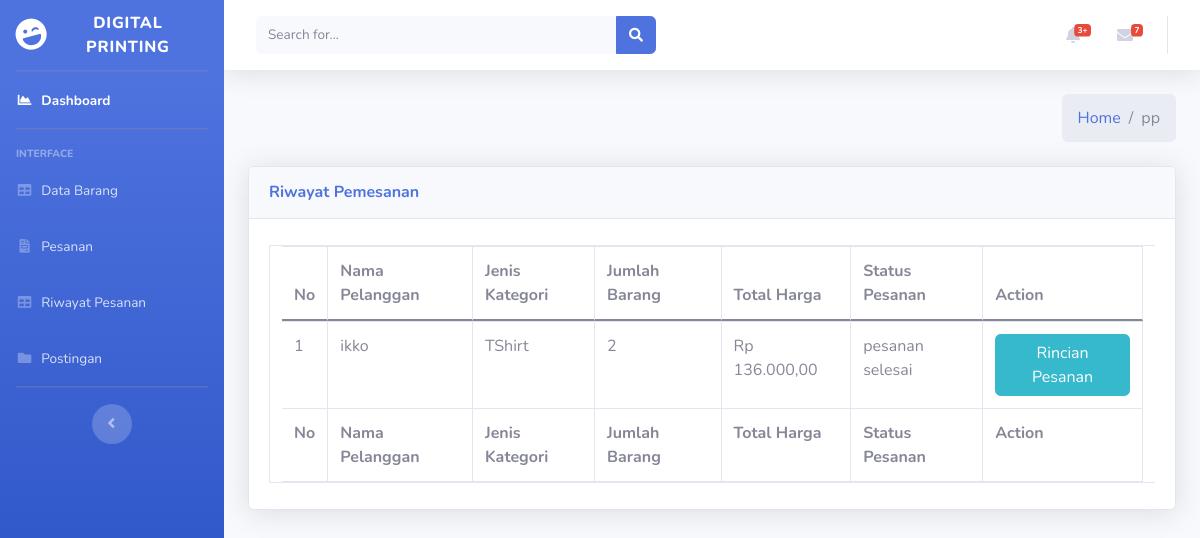
/index.php/admin/HistoriPesanan, run on an earlier commit of the app's database.
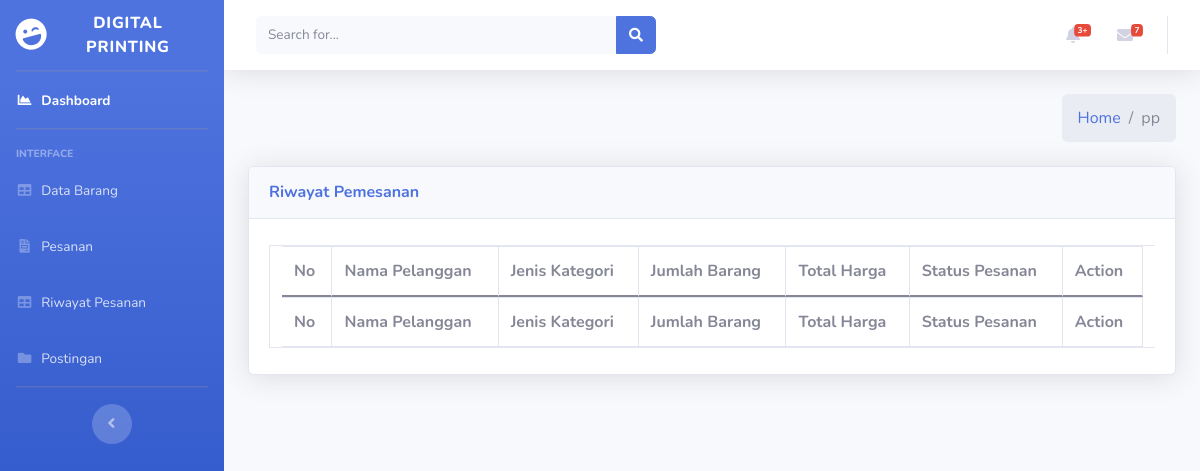
And on a later commit of the database.
### tables this page shows
CREATE TABLE `pemesanan` (
  `id_pesanan` int(11) NOT NULL,
  `id_barang` int(11) NOT NULL,
  `id_kategori` int(11) NOT NULL,
  `ukuran_s` int(11) NOT NULL,
  `ukuran_m` int(11) NOT NULL,
  `ukuran_l` int(11) NOT NULL,
  `ukuran_xl` int(11) NOT NULL,
  `ukuran_xxl` int(11) NOT NULL,
  `ukuran_3xl` int(11) NOT NULL,
  `jumlah_barang` int(11) NOT NULL,
  `harga_paket` int(11) NOT NULL,
  `total_harga` int(250) NOT NULL,
  `status_pesanan` varchar(250) NOT NULL,
  `tanggal_checkout` date DEFAULT NULL,
  `desain_produk` varchar(250) NOT NULL,
  `id_user` int(11) NOT NULL,
  `id_bayar` int(11) NOT NULL
);

CREATE TABLE `user` (
  `id_user` int(11) NOT NULL,
  `role_id` int(11) NOT NULL,
  `username` varchar(255) NOT NULL,
  `email` varchar(255) NOT NULL,
  `password` varchar(255) NOT NULL,
  `alamat` varchar(255) NOT NULL,
  `created_at` varchar(255) NOT NULL,
  `status` int(11) NOT NULL
);

CREATE TABLE `kategori` (
  `id_kategori` int(11) NOT NULL,
  `nama_kategori` varchar(250) NOT NULL,
  `gambar_kategori` varchar(250) NOT NULL,
  `list_paket` varchar(250) NOT NULL
);

CREATE TABLE `pembayaran` (
  `id_bayar` int(11) NOT NULL,
  `id_user` int(11) NOT NULL,
  `tanggal_bayar` varchar(250) NOT NULL,
  `total_bayar` int(250) NOT NULL,
  `nama_pemesan` varchar(250) NOT NULL,
  `email` varchar(250) NOT NULL,
  `phone` varchar(250) NOT NULL,
  `alamat_rumah` varchar(250) NOT NULL,
  `jenis_bayar` int(11) NOT NULL,
  `bukti_bayar` varchar(250) NOT NULL,
  `bukti_dp` varchar(250) DEFAULT NULL,
  `notes` varchar(250) NOT NULL,
  `penilaiian` int(12) NOT NULL
);

### application/controllers/Admin.php (called while the page is built, shortened)
<?php
class Admin extends CI_Controller
{
    public function __construct()
    {
        $this->load->model('Admin_model');
    }
    public function HistoriPesanan()
    {
        $data['title'] = 'Riwayat Pesanan';
        $data['admindata'] = $this->Admin_model->getAdmin();
        $data['pesanan'] = $this->Admin_model->getAllPesanan();
        $this->load->view('templates/header', $data);
        $this->load->view('templates/sidebar', $data);
        $this->load->view('admin/historiPesanan', $data);
        $this->load->view('templates/footer', $data);
    }
}

### index.php (called while the page is built, shortened)
<?php
require_once BASEPATH.'core/CodeIgniter.php';

### application/models/Admin_model.php (called while the page is built, shortened)
<?php
class Admin_model extends CI_model
{
    public function getAllPesanan()
    {
        $this->db->select('*, SUM(jumlah_barang) jmlBarang');
        $this->db->from('pembayaran');
        $this->db->join('pemesanan', 'pembayaran.id_bayar = pemesanan.id_bayar');
        $this->db->join('kategori', 'pemesanan.id_kategori = kategori.id_kategori');
        $this->db->join('user', 'user.id_user = pemesanan.id_user');
        $this->db->where('pemesanan.id_bayar !=', 0);
        $this->db->group_by('pemesanan.id_bayar');
        return $this->db->get()->result_array();
    }
}

### application/views/admin/historiPesanan.php (the view, shortened to what this page needs)
<div class="content-wrapper">
    <div class="content-header">
        <div class="container-fluid">
            <div class="row mb-2">
                <div class="col-sm-6">
                </div>
                <div class="col-sm-6">
                    <ol class="breadcrumb float-sm-right">
                        <li class="breadcrumb-item"><a href="<?php echo base_url(
                            'Barang/index/'
                        ); ?>">Home</a></li>
                        <li class="breadcrumb-item active">pp</li>
                    </ol>
                </div>
            </div>
        </div>
    </div>
    <div class="content">
        <div class="container-fluid">
            <div class="card shadow mb-4">
                <div class="card-header py-3">
                    <h6 class="m-0 font-weight-bold text-primary">Riwayat Pemesanan</h6>
                </div>
                <div class="card-body">
                    <div class="table-responsive">
                        <div class="dataTables_wrapper dt-bootstrap4" id="dataTable_wrapper">
                            <div class="row">
                                    <table id="example" class="table table-bordered dataTable" style="width:100%;">
                                        <thead>
                                            <tr>
                                                <th>No</th>
                                                <th>Nama Pelanggan</th>
                                                <th>Jenis Kategori</th>
                                                <th>Jumlah Barang</th>
                                                <th>Total Harga</th>
                                                <th>Status Pesanan</th>
                                                <th>Action</th>
                                            </tr>
                                        </thead>
                                        <tbody>
                                            <?php
                                            $no = 1;
                                            foreach ($pesanan as $a):
                                                if ($a['status_pesanan'] == "pesanan selesai" || $a['status_pesanan'] == 'dibatalkan') {
                                                $hasil_rupiah =
                                                    'Rp ' .
                                                    number_format($a['total_bayar'], 2, ',', '.'); ?>
                                            <tr>
                                                <td><?= $no++ ?></td>
                                                <td><?= $a['username'] ?></td>
                                                <td><?= $a['nama_kategori'] ?> </td>
                                                <td><?= $a['jmlBarang'] ?> </td>
                                                <td><?= $hasil_rupiah ?> </td>
                                                <td><?= $a['status_pesanan'] ?> </td>
                                                <td>
                                                    <center>
                                                        <a href="<?= base_url('admin/detailPesanan/') .
                                                            $a['id_pesanan'] ?>" class="btn btn-info">Rincian Pesanan</a>
                                                    </center>
                                                </td>
                                            </tr>
                                            <?php
                                            }
                                            endforeach;
                                            ?>
                                        </tbody>
                                        <tfoot>
                                            <tr>
                                                <th>No</th>
                                                <th>Nama Pelanggan</th>
                                                <th>Jenis Kategori</th>
                                                <th>Jumlah Barang</th>
                                                <th>Total Harga</th>
                                                <th>Status Pesanan</th>
                                                <th>Action</th>
                                            </tr>
                                        </tfoot>
                                    </table>
                                </div>
                            </div>
                        </div>
                    </div>
                </div>
            </div>
        </div>
    </div>
</div>

### application/views/templates/header.php (shortened to what this page needs)
<!DOCTYPE html>
<html lang="en">
<head>
	<link rel="stylesheet" href="https://cdnjs.cloudflare.com/ajax/libs/twitter-bootstrap/4.5.2/css/bootstrap.css">
	<link rel="stylesheet" href="https://cdn.datatables.net/1.10.23/css/dataTables.bootstrap4.min.css">
	<link href="https://cdn.jsdelivr.net/npm/bootstrap@5.0.0-beta1/dist/css/bootstrap.min.css" rel="stylesheet">
	<link href="<?php echo base_url() ?>assets/vendor/fontawesome-free/css/all.min.css" rel="stylesheet" type="text/css">
	<link href="<?php echo base_url() ?>assets/css/sb-admin-2.min.css" rel="stylesheet">
</head>
<body id="page-top">
	<div id="wrapper">
		<ul class="navbar-nav bg-gradient-primary sidebar sidebar-dark accordion" id="accordionSidebar">
			<a class="sidebar-brand d-flex align-items-center justify-content-center" href="<?php echo base_url('Admin/index') ?>">
				<div class="sidebar-brand-icon rotate-n-15">
					<i class="fas fa-laugh-wink"></i>
				</div>
				<div class="sidebar-brand-text mx-3">Digital Printing</div>
			</a>
			<hr class="sidebar-divider my-0">
			<li class="nav-item active">
				<a class="nav-link" href="<?php echo base_url('Admin/index') ?>">
					<i class="fas fa-fw fa-chart-area"></i>
					<span>Dashboard</span></a>
			</li>
			<hr class="sidebar-divider">
			<div class="sidebar-heading">
				Interface
			</div>
			<li class="nav-item">
				<a class="nav-link" href="<?php echo base_url('admin/barang'); ?>">
					<i class="fas fa-fw fa-table"></i>
					<span>Data Barang</span></a>
			</li>
			<li class="nav-item">
				<a class="nav-link" href="<?php echo base_url('admin/daftarPesanan'); ?>">
					<i class="fas fa-fw fa-file-invoice"></i>
					<span>Pesanan</span>
				</a>
			</li>
			<li class="nav-item">
				<a class="nav-link" href="<?= base_url('admin/HistoriPesanan') ?>">
					<i class="fas fa-fw fa-table"></i>
					<span>Riwayat Pesanan</span></a>
			</li>
			<li class="nav-item">
				<a class="nav-link" href="<?= base_url('admin/postingan') ?>">
					<i class="fas fa-fw fa-folder"></i>
					<span>Postingan</span></a>
			</li>
			<hr class="sidebar-divider d-none d-md-block">
			<div class="text-center d-none d-md-inline">
				<button class="rounded-circle border-0" id="sidebarToggle"></button>
			</div>
		</ul>

### application/views/templates/sidebar.php (shortened to what this page needs)
<div id="content-wrapper" class="d-flex flex-column">
  <div id="content">
    <nav class="navbar navbar-expand navbar-light bg-white topbar mb-4 static-top shadow">
      <form class="d-none d-sm-inline-block form-inline mr-auto ml-md-3 my-2 my-md-0 mw-100 navbar-search">
        <div class="input-group">
          <input type="text" class="form-control bg-light border-0 small" placeholder="Search for..." aria-label="Search" aria-describedby="basic-addon2">
          <div class="input-group-append">
            <button class="btn btn-primary" type="button">
              <i class="fas fa-search fa-sm"></i>
            </button>
          </div>
        </div>
      </form>
      <ul class="navbar-nav ml-auto">
        <li class="nav-item dropdown no-arrow mx-1">
          <a class="nav-link dropdown-toggle" href="#" id="alertsDropdown" role="button" data-toggle="dropdown" aria-haspopup="true" aria-expanded="false">
            <i class="fas fa-bell fa-fw"></i>
            <span class="badge badge-danger badge-counter">3+</span>
          </a>
        </li>
        <li class="nav-item dropdown no-arrow mx-1">
          <a class="nav-link dropdown-toggle" href="#" id="messagesDropdown" role="button" data-toggle="dropdown" aria-haspopup="true" aria-expanded="false">
            <i class="fas fa-envelope fa-fw"></i>
            <span class="badge badge-danger badge-counter">7</span>
          </a>
        </li>
      </ul>
    </nav>

### application/views/templates/footer.php (shortened to what this page needs)
</div>
</div>
</body>
</html>

What changed in the data, as far as the page shows it:
removed pemesanan: id_user.username "ikko", id_kategori.nama_kategori "TShirt", jmlBarang "2", id_bayar.total_bayar "Rp 136.000,00", status_pesanan "pesanan selesai"
